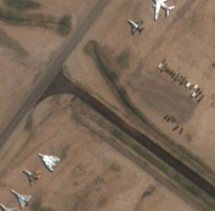
#> input picture images/original.png, 215 x 211 px, found by its file name
$ python region_segmentation.py
#> lines starting #> are read from the running program, lines starting #| are printed output that depends on the picture; after the words box and inside, x2 and y2 are one past the last pixel; in counts of white or black regions, pixels touching at a corner belong together
import cv2 as cv
import matplotlib.pyplot as plt
import numpy as np
from scipy import ndimage
from sklearn.cluster import KMeans
epsilon = 40

# use original2, original4, original to test algorithm
#Reading Image
imgPath = "./images/original.png"
image = cv.imread(imgPath, 1)
#> image is the input picture: shape (211, 215, 3); mean B, G, R 87.8, 106, 125.3
image_gray = cv.imread(imgPath, 0)
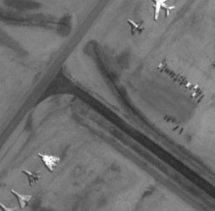
#> image_gray: shape (211, 215); min 39, max 253, mean 109.2
outputs = [image]
image = image /255
titles = ["original"]


#Segmentation
pic_n = image.reshape(image.shape[0]*image.shape[1], image.shape[2])
kmeans = KMeans(n_clusters=4, random_state=0).fit(pic_n)
pic2show = kmeans.cluster_centers_[kmeans.labels_]
cluster_pic = pic2show.reshape(image.shape[0], image.shape[1], image.shape[2])
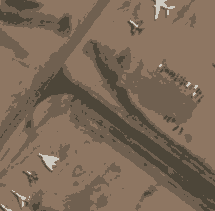
#> cluster_pic: shape (211, 215, 3) float64; mean B, G, R 0.344, 0.415, 0.491
# cv.imshow('segmented0',cluster_pic)
outputs.insert(len(outputs), cluster_pic);
titles.insert(len(outputs), "segmented");
cluster_pic = cluster_pic*255
cluster_pic = np.uint8(cluster_pic)
img = cluster_pic


#grayImage
img = cv.cvtColor(img,cv.COLOR_BGR2GRAY)
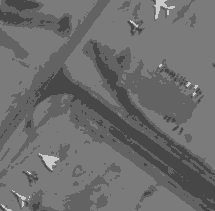
#> img: shape (211, 215); min 71, max 202, mean 109.1
cv.imshow("gray_image", img);
histogram = cv.calcHist([img], [0], None, [256], [0, 256])
#> histogram = 256 values, max 24567 at index 123, min 0 at index 0, mean 177.2
# plt.plot(histogram, color='k')
# plt.show()
maxIntensity = np.where(histogram == np.amax(histogram))[0][0]
#> maxIntensity = 123


#Epsilon-Thresholding
# thresholding
gray_r = img.reshape(img.shape[0] * img.shape[1])
for i in range(gray_r.shape[0]):
    if abs(gray_r[i] - maxIntensity) <= epsilon:
        gray_r[i]=255
    else:
        gray_r[i]=0
img = gray_r.reshape(img.shape[0], img.shape[1])
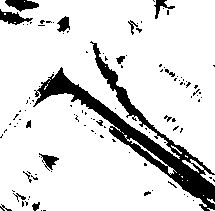
#> img: shape (211, 215); 85.8% white; 113 black regions (96 under 20 px), largest, box (x1, y1, x2, y2) and area: (33, 41, 215, 211) 4807, (5, 0, 39, 12) 251, (0, 9, 33, 25) 243
t = img
cv.imshow('thresholding', t)


#edge detection
edges = cv.Laplacian(img, cv.CV_64F)
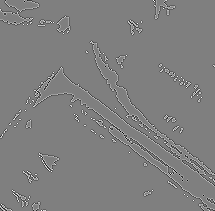
#> edges: shape (211, 215) float64; min -1020, max 1020, mean 0; drawn with min black and max white
cv.imshow('Edge detection', edges)
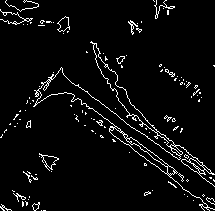
#> window 'Edge detection': shape (211, 215); 4.7% white in thin lines or dots

# Overlay Extracted road image over original BnW image
overlay = cv.addWeighted(image_gray, 0.5, edges.astype(np.uint8), 0.5, 0)
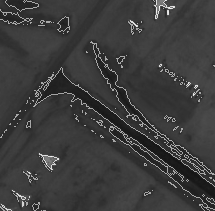
#> overlay: shape (211, 215); min 20, max 252, mean 60.6
cv.imshow('Overlay Image',overlay)


for i in range(len(outputs)):
    plt.subplot(1, 2, i+1)
    plt.imshow(outputs[i])
    plt.title(titles[i])
    plt.xticks([])
    plt.yticks([])
#> this loop made 2 passes
plt.show()
#> figure, not shown here; B, G, R data is drawn as R, G, B

cv.waitKey(0)
cv.destroyAllWindows()

$ run again, with images/Sat1.png copied over images/original.png
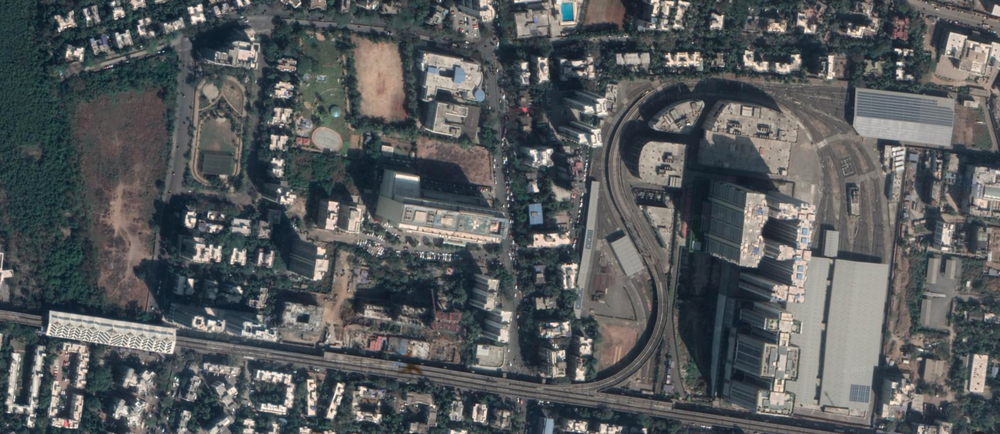
#> input picture images/Sat1.png, 1000 x 434 px, shrunk from 1784 x 774 before the run, found by its file name
#> image is the input picture: shape (434, 1000, 3); mean B, G, R 90.7, 89.4, 85.9
#> histogram = 256 values, max 161760 at index 46, min 0 at index 0, mean 1695.3
#> maxIntensity = 46
#> `img = gray_r.reshape(img.shape[0], img.shape[1])`:
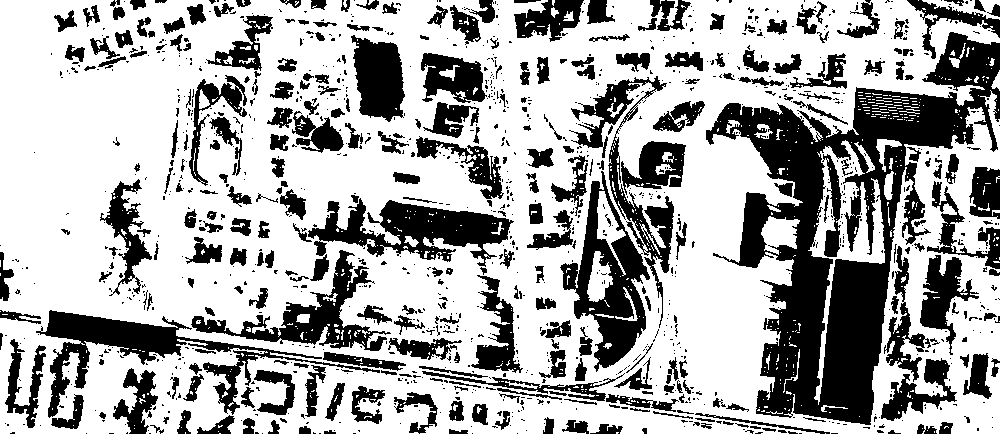
#> img: shape (434, 1000); 67% white; 1235 black regions (923 under 20 px), largest, box (x1, y1, x2, y2) and area: (706, 32, 1000, 425) 38749, (36, 310, 380, 418) 7052, (560, 171, 650, 372) 6619
#> `overlay = cv.addWeighted(image_gray, 0.5, edges.astype(np.uint8), 0.5,..`:
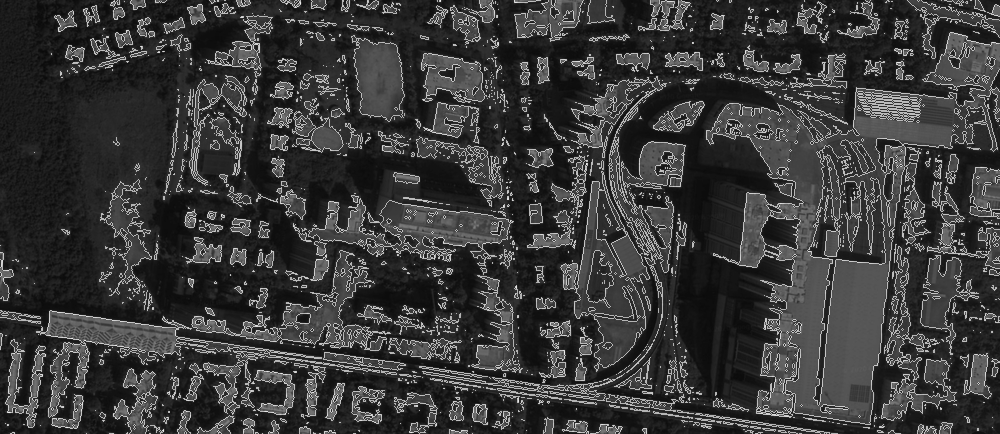
#> overlay: shape (434, 1000); min 8, max 242, mean 57.4
#> the loop `for i in range(len(outputs)):` made 2 passes

$ run again, with images/sat2.png copied over images/original.png
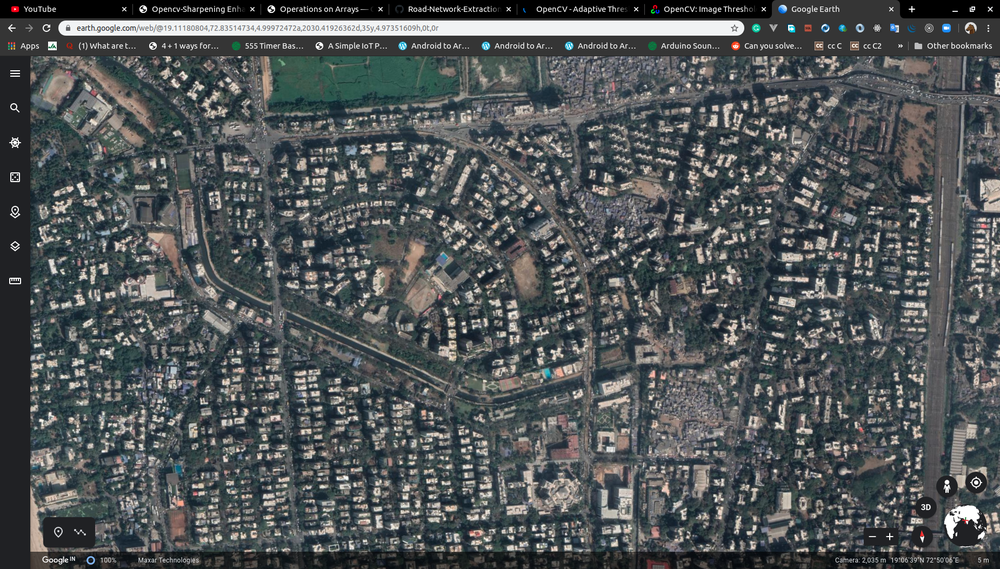
#> input picture images/sat2.png, 1000 x 569 px, shrunk from 1850 x 1053 before the run, found by its file name
#> image is the input picture: shape (569, 1000, 3); mean B, G, R 86.2, 84.8, 80
#> histogram = 256 values, max 212995 at index 43, min 0 at index 0, mean 2222.7
#> maxIntensity = 43
#> `img = gray_r.reshape(img.shape[0], img.shape[1])`:
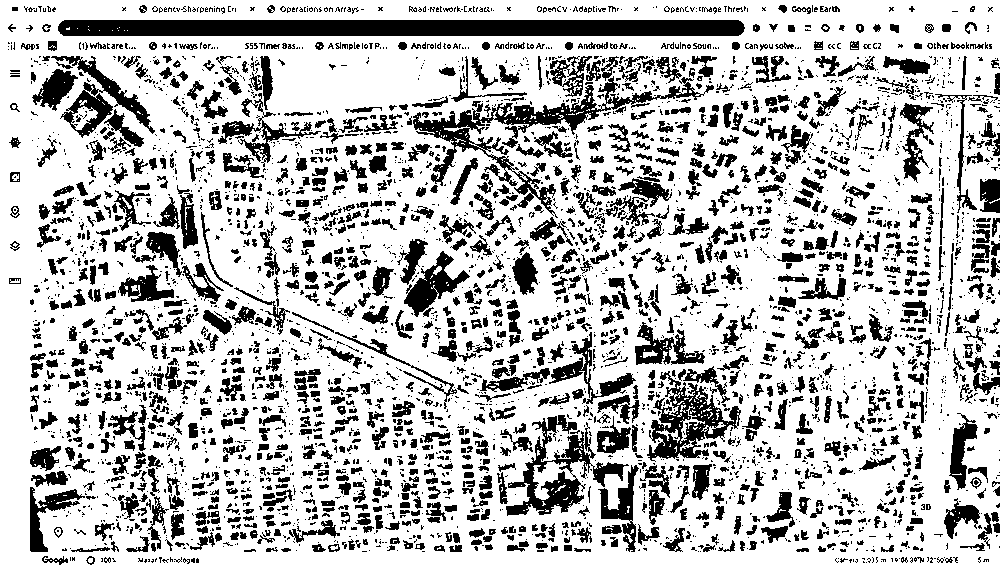
#> img: shape (569, 1000); 74.1% white; 3972 black regions (2671 under 20 px), largest, box (x1, y1, x2, y2) and area: (58, 20, 745, 36) 10905, (413, 76, 714, 218) 5776, (506, 415, 629, 516) 3648
#> `overlay = cv.addWeighted(image_gray, 0.5, edges.astype(np.uint8), 0.5,..`:
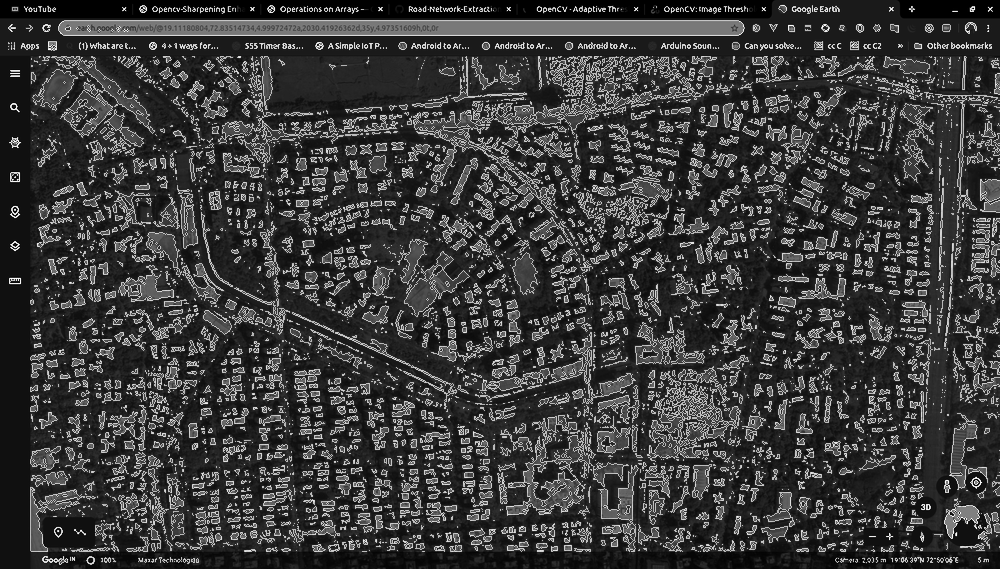
#> overlay: shape (569, 1000); min 0, max 255, mean 59.6
#> the loop `for i in range(len(outputs)):` made 2 passes
